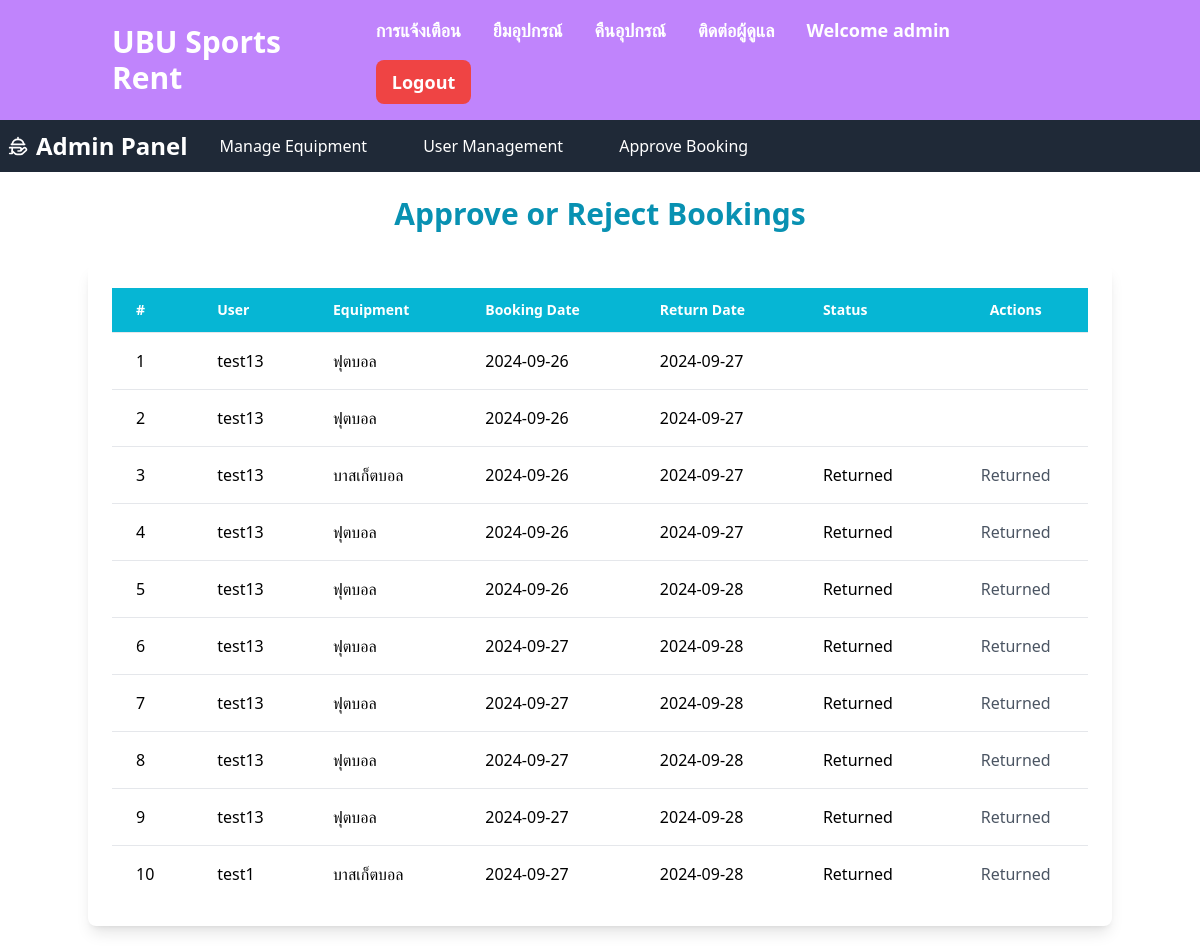
Page /booking-approval/ (signed in) on the earlier database version.
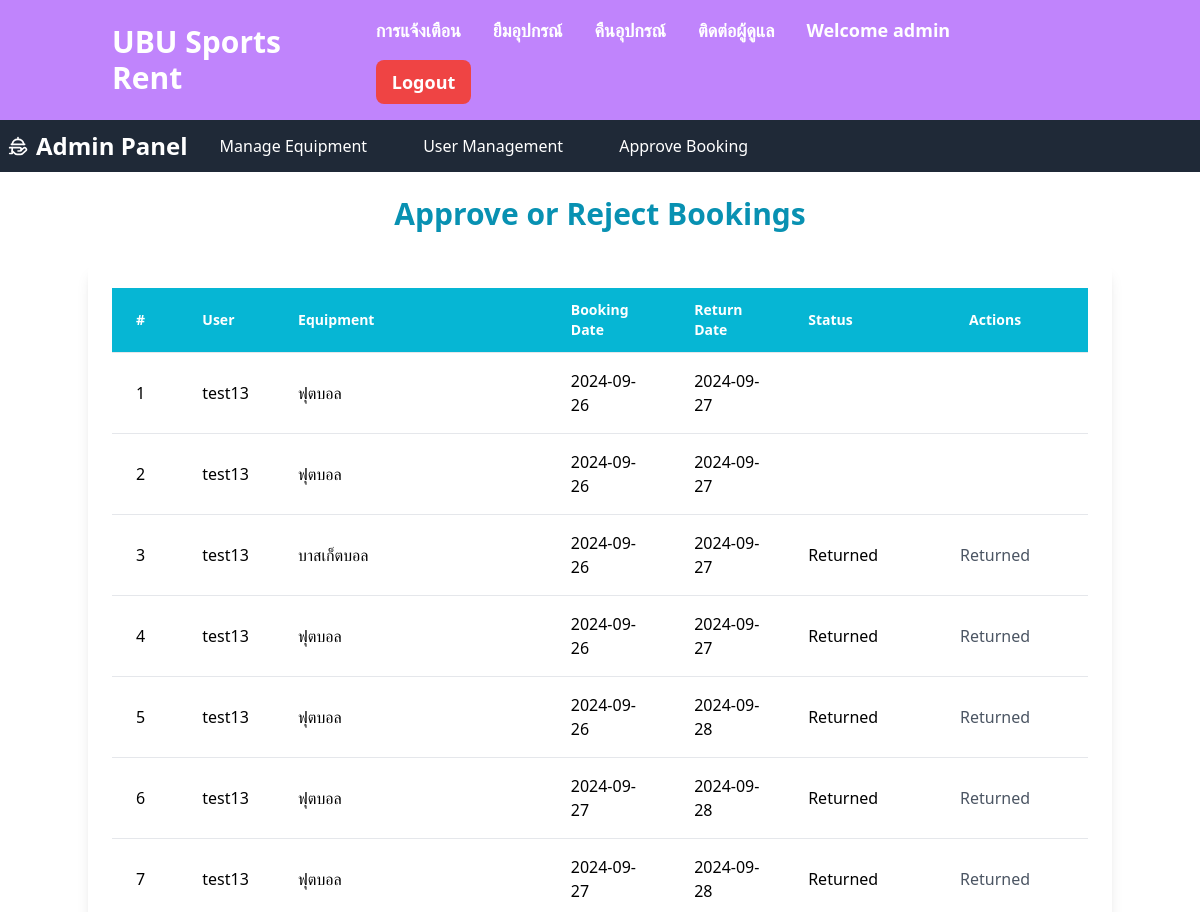
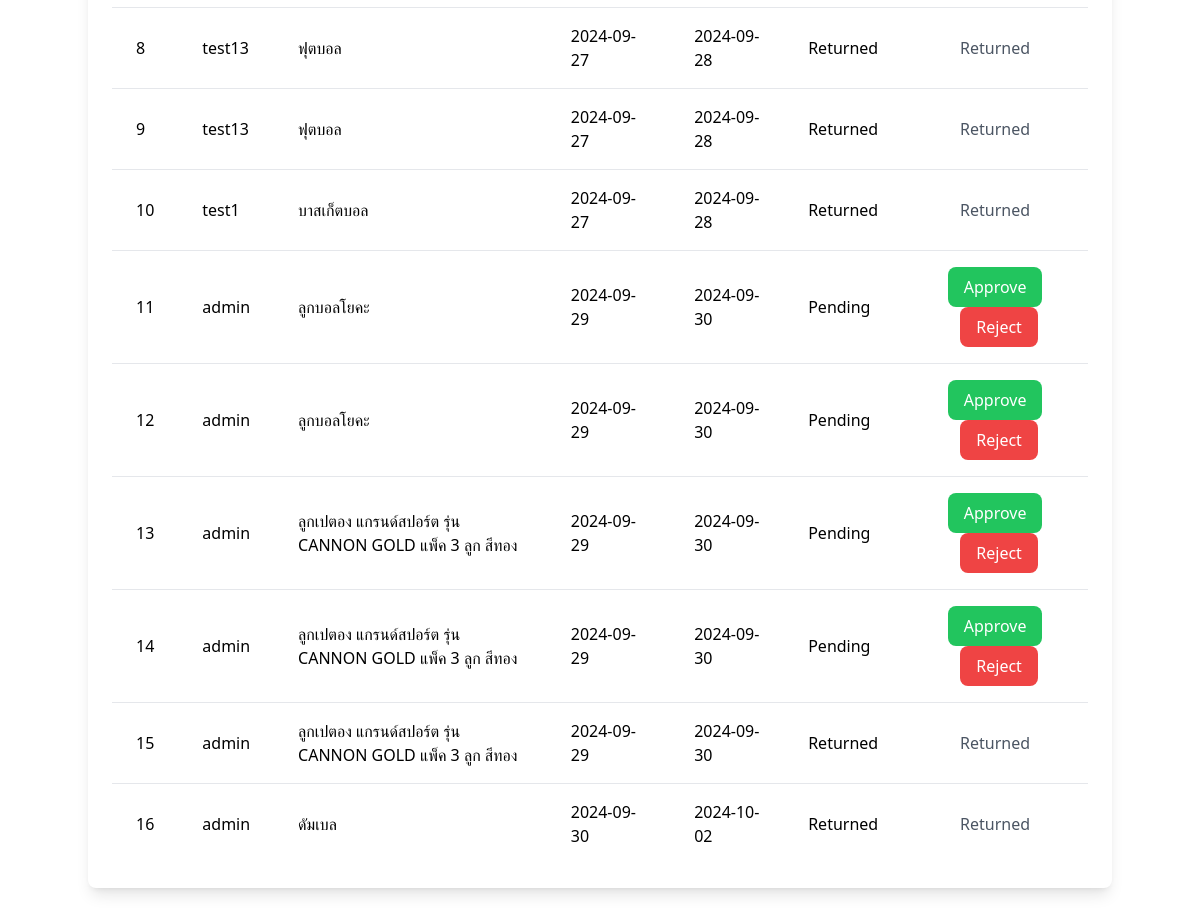
Same page on the later database version (2 pictures, top to bottom).
### base/models.py (models this page shows, shortened)
class Booking(models.Model):
    user = models.ForeignKey(CustomUser , on_delete=models.CASCADE)
    equipment = models.ForeignKey(Equipment , on_delete=models.CASCADE)
    amount = models.PositiveIntegerField()
    status = models.CharField(max_length=20,
                              choices=[
                                  ('Pending', 'Pending'),
                                  ('Approved', 'Approved'),
                                  ('Denied', 'Denied')
                                  ])
    approved_by = models.ForeignKey('Staff',on_delete=models.SET_NULL , null = True , blank = True)
    booking_date = models.DateTimeField()
    return_date = models.DateTimeField()

class CustomUser(AbstractUser):
    contact_number = models.CharField(max_length= 20 , blank = True)
    role = models.CharField(max_length= 50 )
    created_at = models.DateTimeField(auto_now_add= True)

class Equipment(models.Model):
    name = models.CharField(max_length = 100)
    type = models.CharField(max_length = 50)
    available_amount = models.PositiveIntegerField()
    created_at = models.DateTimeField(auto_now_add= True)
    picture = models.ImageField(upload_to='equipment_pictures/', default='default.jpg')

### base/views.py (the view, shortened to what this page needs)
# urls.py: path('booking-approval/', BookingApprovalView.as_view(), name='booking_approval'),
class BookingApprovalView(UserPassesTestMixin, ListView):
    model = Booking
    template_name = 'booking_approval_list.html'
    context_object_name = 'bookings'
    def test_func(self):
        return self.request.user.is_superuser  # ให้เฉพาะแอดมินเท่านั้นที่สามารถเข้าถึงหน้านี้ได้

### base/templates/booking_approval_list.html (shortened to what the changed rows need)
{% extends "base.html" %}
{% block main %}
<div class="container mx-auto py-6">
    <h1 class="text-3xl font-bold mb-8 text-center text-cyan-600">Approve or Reject Bookings</h1>
    <div class="overflow-x-auto bg-white shadow-lg rounded-lg p-6">
        <table class="min-w-full divide-y divide-gray-200">
            <thead>
                <tr class="bg-cyan-500 text-white">
                    <th class="px-6 py-3 text-left text-sm font-semibold">#</th>
                    <th class="px-6 py-3 text-left text-sm font-semibold">User</th>
                    <th class="px-6 py-3 text-left text-sm font-semibold">Equipment</th>
                    <th class="px-6 py-3 text-left text-sm font-semibold">Booking Date</th>
                    <th class="px-6 py-3 text-left text-sm font-semibold">Return Date</th>
                    <th class="px-6 py-3 text-left text-sm font-semibold">Status</th>
                    <th class="px-6 py-3 text-center text-sm font-semibold">Actions</th>
                </tr>
            </thead>
            <tbody class="bg-white divide-y divide-gray-200">
                {% for booking in bookings %}
                <tr class="hover:bg-gray-100">
                    <td class="px-6 py-4">{{ forloop.counter }}</td>
                    <td class="px-6 py-4">{{ booking.user.username }}</td>
                    <td class="px-6 py-4">{{ booking.equipment.name }}</td>
                    <td class="px-6 py-4">{{ booking.booking_date|date:"Y-m-d" }}</td>
                    <td class="px-6 py-4">{{ booking.return_date|date:"Y-m-d" }}</td>
                    <td class="px-6 py-4">{{ booking.get_status_display }}</td>
                    <td class="px-6 py-4 text-center">
                        {% if booking.status == 'Pending' %}
                        <form method="post" action="{% url 'base:booking_approval' %}" class="inline-block">
                            <button type="submit" name="action" value="approve" class="bg-green-500 text-white py-2 px-4 rounded-lg hover:bg-green-600 transition">
                                Approve
                            </button>
                            <button type="submit" name="action" value="reject" class="bg-red-500 text-white py-2 px-4 rounded-lg hover:bg-red-600 transition ml-2">
                                Reject
                            </button>
                        </form>
                        {% else %}
                        <p class="text-gray-600">{{ booking.get_status_display }}</p>
                        {% endif %}
                    </td>
                </tr>
                {% endfor %}
            </tbody>
        </table>
    </div>
</div>
{% endblock %}

Differences in the rows shown:
added Booking: user.username "admin", equipment.name "ลูกบอลโยคะ", booking_date "2024-09-29", return_date "2024-09-30", status "Pending"
added Booking: user.username "admin", equipment.name "ลูกบอลโยคะ", booking_date "2024-09-29", return_date "2024-09-30", status "Pending"
added Booking: user.username "admin", equipment.name "ลูกเปตอง แกรนด์สปอร์ต รุ่น CANNON GOLD แพ็ค 3 ลูก สีทอง", booking_date "2024-09-29", return_date "2024-09-30", status "Pending"
added Booking: user.username "admin", equipment.name "ลูกเปตอง แกรนด์สปอร์ต รุ่น CANNON GOLD แพ็ค 3 ลูก สีทอง", booking_date "2024-09-29", return_date "2024-09-30", status "Pending"
added Booking: user.username "admin", equipment.name "ลูกเปตอง แกรนด์สปอร์ต รุ่น CANNON GOLD แพ็ค 3 ลูก สีทอง", booking_date "2024-09-29", return_date "2024-09-30", status "Returned"
added Booking: user.username "admin", equipment.name "ดัมเบล", booking_date "2024-09-30", return_date "2024-10-02", status "Returned"
